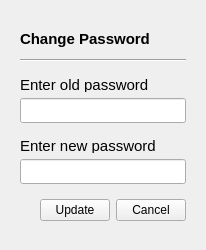
<?xml version="1.0" encoding="UTF-8"?>
<ui version="4.0">
 <class>Adminaccount</class>
 <widget class="QDialog" name="Adminaccount">
  <property name="geometry">
   <rect>
    <x>0</x>
    <y>0</y>
    <width>206</width>
    <height>250</height>
   </rect>
  </property>
  <property name="windowTitle">
   <string>Dialog</string>
  </property>
  <layout class="QVBoxLayout" name="verticalLayout">
   <item>
    <widget class="QStackedWidget" name="stackedWidget">
     <property name="currentIndex">
      <number>1</number>
     </property>
     <widget class="QWidget" name="page">
      <layout class="QVBoxLayout" name="verticalLayout_5">
       <property name="spacing">
        <number>0</number>
       </property>
       <property name="topMargin">
        <number>0</number>
       </property>
       <item>
        <layout class="QVBoxLayout" name="verticalLayout_4">
         <property name="spacing">
          <number>0</number>
         </property>
         <item>
          <widget class="QLabel" name="label">
           <property name="minimumSize">
            <size>
             <width>0</width>
             <height>0</height>
            </size>
           </property>
           <property name="maximumSize">
            <size>
             <width>16777215</width>
             <height>20</height>
            </size>
           </property>
           <property name="font">
            <font>
             <pointsize>11</pointsize>
             <bold>true</bold>
            </font>
           </property>
           <property name="text">
            <string>Change Admin Code</string>
           </property>
          </widget>
         </item>
         <item>
          <widget class="Line" name="line">
           <property name="orientation">
            <enum>Qt::Orientation::Horizontal</enum>
           </property>
          </widget>
         </item>
        </layout>
       </item>
       <item>
        <layout class="QVBoxLayout" name="verticalLayout_2">
         <item>
          <widget class="QLabel" name="label_2">
           <property name="maximumSize">
            <size>
             <width>16777215</width>
             <height>15</height>
            </size>
           </property>
           <property name="font">
            <font>
             <pointsize>11</pointsize>
            </font>
           </property>
           <property name="text">
            <string>Nhập AdminCode cũ</string>
           </property>
          </widget>
         </item>
         <item>
          <widget class="QLineEdit" name="Oldcode">
           <property name="minimumSize">
            <size>
             <width>0</width>
             <height>25</height>
            </size>
           </property>
           <property name="echoMode">
            <enum>QLineEdit::EchoMode::Password</enum>
           </property>
           <property name="placeholderText">
            <string/>
           </property>
          </widget>
         </item>
        </layout>
       </item>
       <item>
        <layout class="QVBoxLayout" name="verticalLayout_3">
         <item>
          <widget class="QLabel" name="label_3">
           <property name="maximumSize">
            <size>
             <width>16777215</width>
             <height>15</height>
            </size>
           </property>
           <property name="font">
            <font>
             <pointsize>11</pointsize>
            </font>
           </property>
           <property name="text">
            <string>Nhập AdminCode mới</string>
           </property>
          </widget>
         </item>
         <item>
          <widget class="QLineEdit" name="Newcode">
           <property name="minimumSize">
            <size>
             <width>0</width>
             <height>25</height>
            </size>
           </property>
           <property name="echoMode">
            <enum>QLineEdit::EchoMode::Password</enum>
           </property>
           <property name="placeholderText">
            <string/>
           </property>
          </widget>
         </item>
        </layout>
       </item>
       <item>
        <layout class="QHBoxLayout" name="horizontalLayout_2">
         <item>
          <spacer name="horizontalSpacer">
           <property name="orientation">
            <enum>Qt::Orientation::Horizontal</enum>
           </property>
           <property name="sizeHint" stdset="0">
            <size>
             <width>40</width>
             <height>20</height>
            </size>
           </property>
          </spacer>
         </item>
         <item>
          <layout class="QHBoxLayout" name="horizontalLayout">
           <item>
            <widget class="QPushButton" name="Changecode">
             <property name="minimumSize">
              <size>
               <width>55</width>
               <height>18</height>
              </size>
             </property>
             <property name="styleSheet">
              <string notr="true">QPushButton{
/background-color: #34D481;
/color:white;
/border:none;
/border-radius: 8px;
/font-weight:bold;
/font-size: 10px;
}</string>
             </property>
             <property name="text">
              <string>Update</string>
             </property>
             <property name="checkable">
              <bool>true</bool>
             </property>
            </widget>
           </item>
           <item>
            <widget class="QPushButton" name="pushButton_2">
             <property name="minimumSize">
              <size>
               <width>18</width>
               <height>18</height>
              </size>
             </property>
             <property name="styleSheet">
              <string notr="true">QPushButton{
/background-color: #585858;
/color:white;
/border:none;
/border-radius: 8px;
/font-weight:bold;
/font-size: 10px;
}</string>
             </property>
             <property name="text">
              <string>Cancel</string>
             </property>
             <property name="checkable">
              <bool>true</bool>
             </property>
            </widget>
           </item>
          </layout>
         </item>
        </layout>
       </item>
      </layout>
     </widget>
     <widget class="QWidget" name="page_2">
      <layout class="QVBoxLayout" name="verticalLayout_9">
       <item>
        <layout class="QVBoxLayout" name="verticalLayout_8">
         <property name="spacing">
          <number>10</number>
         </property>
         <item>
          <widget class="QLabel" name="label_6">
           <property name="minimumSize">
            <size>
             <width>0</width>
             <height>0</height>
            </size>
           </property>
           <property name="maximumSize">
            <size>
             <width>16777215</width>
             <height>20</height>
            </size>
           </property>
           <property name="font">
            <font>
             <pointsize>11</pointsize>
             <bold>true</bold>
            </font>
           </property>
           <property name="text">
            <string>Change Password</string>
           </property>
          </widget>
         </item>
         <item>
          <widget class="Line" name="line_2">
           <property name="orientation">
            <enum>Qt::Orientation::Horizontal</enum>
           </property>
          </widget>
         </item>
        </layout>
       </item>
       <item>
        <layout class="QVBoxLayout" name="verticalLayout_7">
         <item>
          <widget class="QLabel" name="label_5">
           <property name="maximumSize">
            <size>
             <width>16777215</width>
             <height>15</height>
            </size>
           </property>
           <property name="font">
            <font>
             <pointsize>11</pointsize>
            </font>
           </property>
           <property name="text">
            <string>Enter old password</string>
           </property>
          </widget>
         </item>
         <item>
          <widget class="QLineEdit" name="oldpass">
           <property name="minimumSize">
            <size>
             <width>0</width>
             <height>25</height>
            </size>
           </property>
           <property name="echoMode">
            <enum>QLineEdit::EchoMode::Password</enum>
           </property>
           <property name="placeholderText">
            <string/>
           </property>
          </widget>
         </item>
        </layout>
       </item>
       <item>
        <layout class="QVBoxLayout" name="verticalLayout_6">
         <item>
          <widget class="QLabel" name="label_4">
           <property name="maximumSize">
            <size>
             <width>16777215</width>
             <height>15</height>
            </size>
           </property>
           <property name="font">
            <font>
             <pointsize>11</pointsize>
            </font>
           </property>
           <property name="text">
            <string>Enter new password</string>
           </property>
          </widget>
         </item>
         <item>
          <widget class="QLineEdit" name="newpass">
           <property name="minimumSize">
            <size>
             <width>0</width>
             <height>25</height>
            </size>
           </property>
           <property name="echoMode">
            <enum>QLineEdit::EchoMode::Password</enum>
           </property>
           <property name="placeholderText">
            <string/>
           </property>
          </widget>
         </item>
        </layout>
       </item>
       <item>
        <layout class="QHBoxLayout" name="horizontalLayout_3">
         <item>
          <spacer name="horizontalSpacer_2">
           <property name="orientation">
            <enum>Qt::Orientation::Horizontal</enum>
           </property>
           <property name="sizeHint" stdset="0">
            <size>
             <width>40</width>
             <height>20</height>
            </size>
           </property>
          </spacer>
         </item>
         <item>
          <layout class="QHBoxLayout" name="horizontalLayout_4">
           <item>
            <widget class="QPushButton" name="Changepass">
             <property name="minimumSize">
              <size>
               <width>55</width>
               <height>18</height>
              </size>
             </property>
             <property name="styleSheet">
              <string notr="true">QPushButton{
/background-color: #34D481;
/color:white;
/border:none;
/border-radius: 8px;
/font-weight:bold;
/font-size: 10px;
}</string>
             </property>
             <property name="text">
              <string>Update</string>
             </property>
             <property name="checkable">
              <bool>true</bool>
             </property>
            </widget>
           </item>
           <item>
            <widget class="QPushButton" name="pushButton_3">
             <property name="minimumSize">
              <size>
               <width>18</width>
               <height>18</height>
              </size>
             </property>
             <property name="styleSheet">
              <string notr="true">QPushButton{
/background-color: #585858;
/color:white;
/border:none;
/border-radius: 8px;
/font-weight:bold;
/font-size: 10px;
}</string>
             </property>
             <property name="text">
              <string>Cancel</string>
             </property>
             <property name="checkable">
              <bool>true</bool>
             </property>
            </widget>
           </item>
          </layout>
         </item>
        </layout>
       </item>
      </layout>
     </widget>
    </widget>
   </item>
  </layout>
 </widget>
 <resources/>
 <connections/>
</ui>
